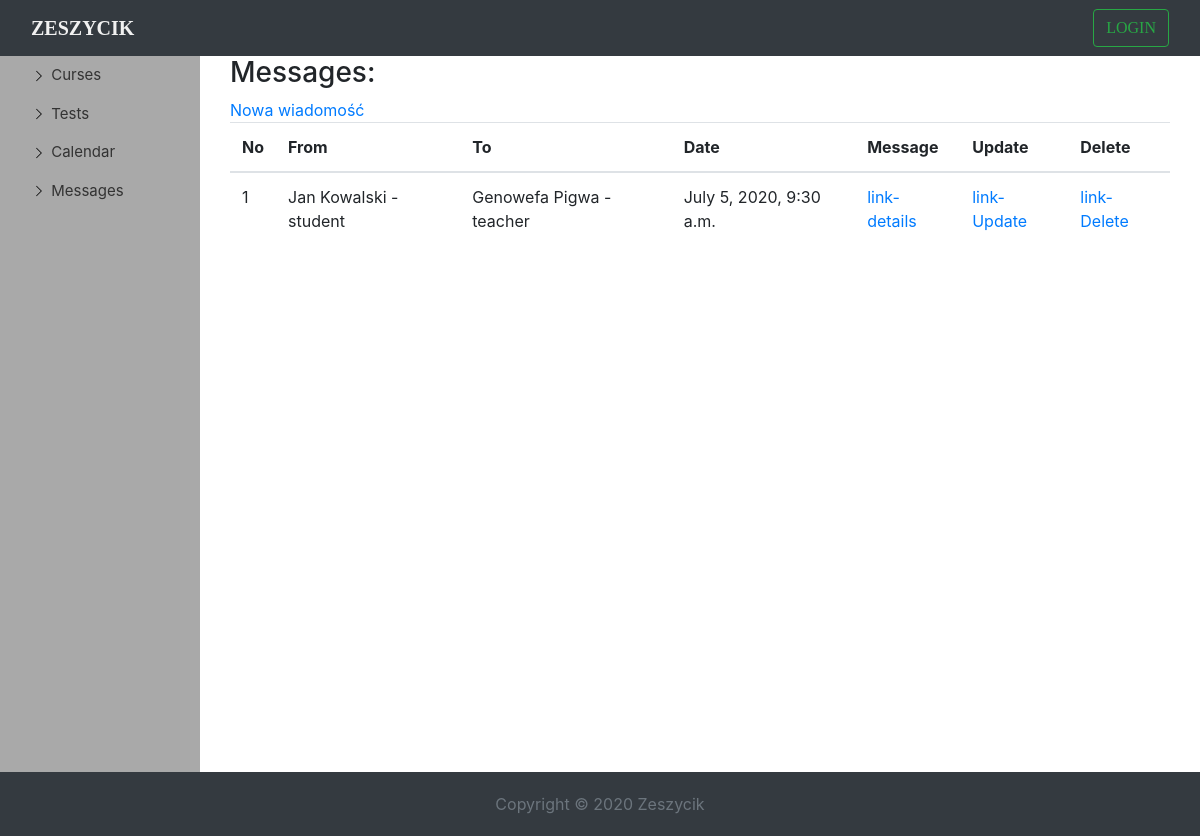
The page /messages on the database its author committed.
### school/models.py (models this page shows, shortened)
class Message(models.Model):
    author = models.ForeignKey(SchoolUser, on_delete=models.DO_NOTHING, related_name='author')
    target = models.ForeignKey(SchoolUser, on_delete=models.DO_NOTHING, related_name='target')
    text = models.CharField(max_length=250)
    created = models.DateTimeField(default=timezone.now)

class SchoolUser(models.Model):
    USERS_KIND = [
        ('administrator', 'Dyrektor'),
        ('teacher', 'Nauczyciel'),
        ('student', 'Uczeń')
    ]
    user = models.OneToOneField(User, on_delete=models.CASCADE, null=True, blank=True)
    permissions = models.CharField(choices=USERS_KIND, max_length=15)
    grades = models.CharField(max_length=150, default='')
    def __str__(self):
        return f'{self.user.first_name} {self.user.last_name} - {self.permissions}'

### school/views.py (the view)
# urls.py: path('messages', MessageListView.as_view(), name='messages_list'),
class MessageListView(ListView):
    template_name = 'messages_list.html'
    model = Message
    context_object_name = 'messages'

### school/templates/messages_list.html (shortened to what this page needs)
{% extends 'dashboard2.html' %}
{% load static %}
{% block title %}
     <div class="container-fluid" id="dashborad-container">
     <h3>Messages:</h3>
     <a href="{% url 'message_create' %}">Nowa wiadomość</a>
    <div class=" table table-responsive-md">
      <table class="table">
          <thead>
            <th scope="col">No</th>
            <th scope="col">From</th>
            <th scope="col">To</th>
            <th scope="col">Date</th>
            <th scope="col">Message</th>
            <th scope="col">Update</th>
            <th scope="col">Delete</th>
          </thead>
          <tbody>
            {% for message in messages %}
                <tr >
                    <td>{{ message.pk }}</td>
                     <td>{{ message.author }}</td>
                      <td>  {{ message.target }}      </td>
                        <td>  {{ message.created }}      </td>
                    <td>
                        <a href="{% url 'message_detail' message.pk %}">link-details</a>
                    </td>
                    <td>
                        <a href="{% url 'message_update' message.pk %}">link-Update</a>
                    </td>
                    <td>
                        <a href="{% url 'message_delete' message.pk %}">link-Delete</a>
                    </td>
                </tr>
            {% endfor %}
          </tbody>
      </table>
    </div>
    </div>
{% endblock title %}

### static/css/index.css (style rules this page uses)
body { margin-top: 70px; background-attachment: fixed; background-size: 100%; font-size: 16px; }

### static/css/dashboard.css (style rules this page uses)
#dashborad-container { display: flex; flex-direction: column; }

### rows shown on the page
Message: pk "1", author "Jan Kowalski - student", target "Genowefa Pigwa - teacher", created "July 5, 2020, 9:30 a.m."
